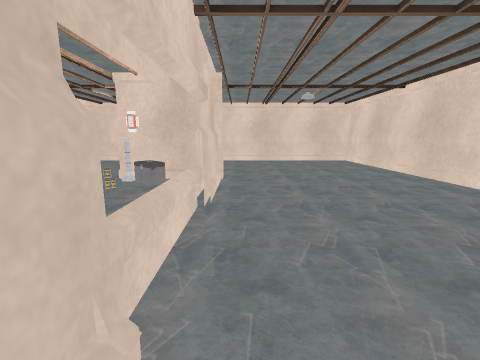
[1] (above)

16 first-person views from a walk through a 3-D level made in the Unity game engine. The camera is 1.2 m above the floor, tilts 10° down and sees 90° across. The floor is counted in squares, 1 m on a side. Each view is taken from the middle of a square. On the plan, view 1 faces up. The plan holds only what a view shows up to about 12 squares ahead; the rest is blank. The place goes on beyond the plan. The player character is not drawn. Some animated figures are not drawn. Door leaves are left out, so doorways stand open. Some surface patterns are stand-ins.

[2]
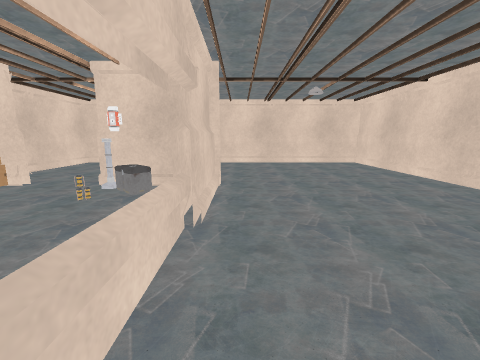

[3]
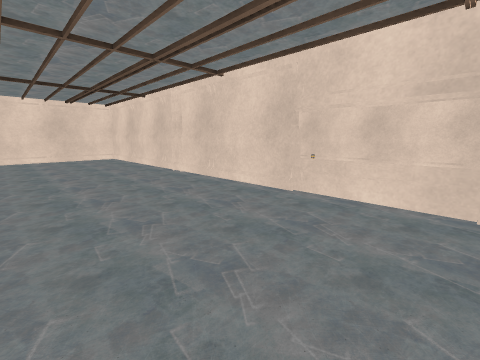

[4]
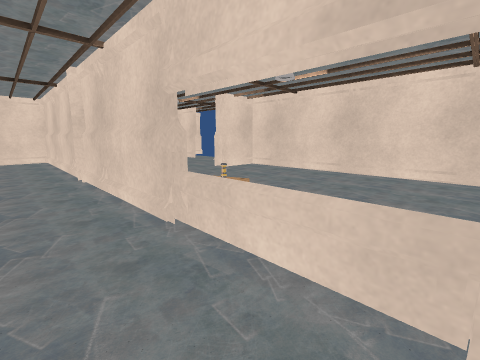

[5]
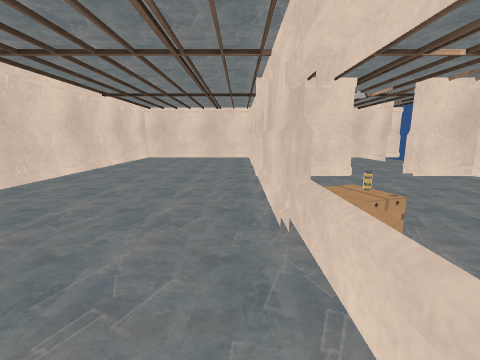

[6]
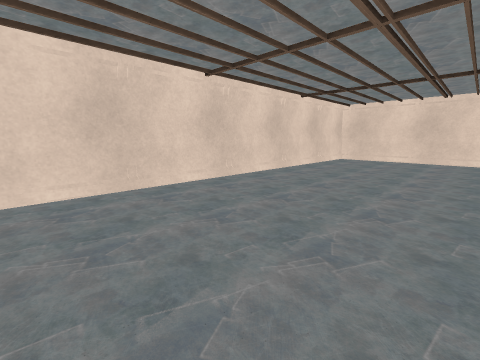

[7]
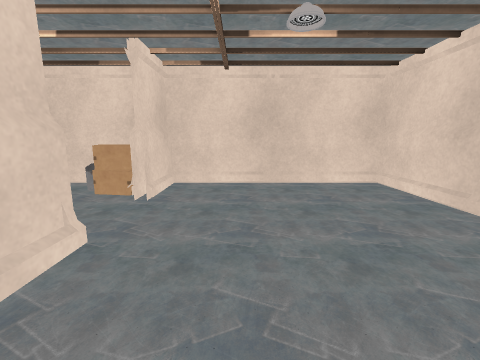

[8]
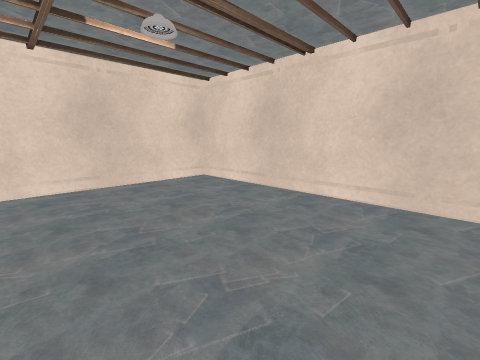

[9]
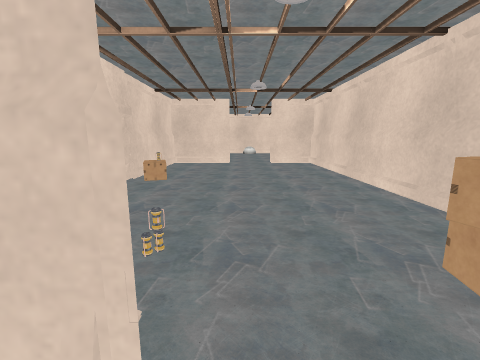

[10]
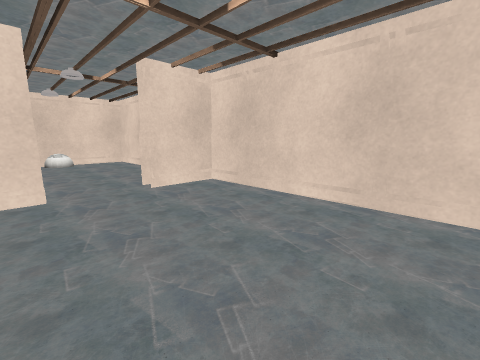

[11]
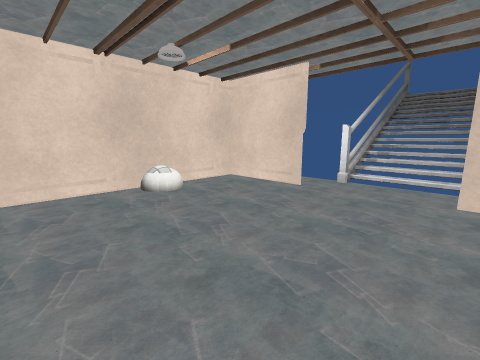

[12]
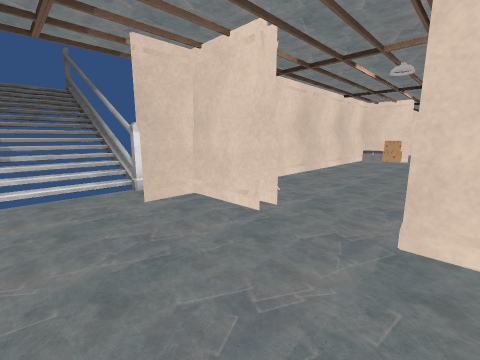

[13]
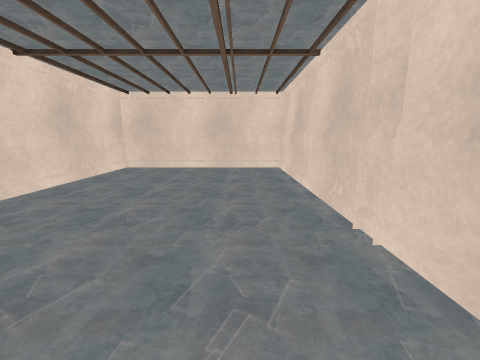

[14]
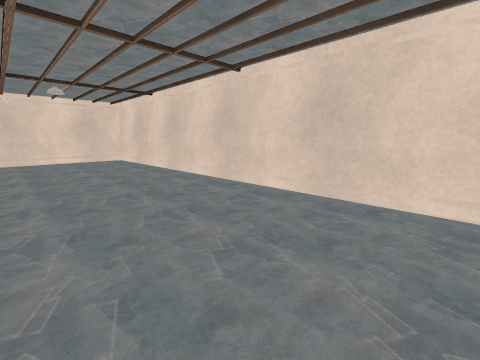

[15]
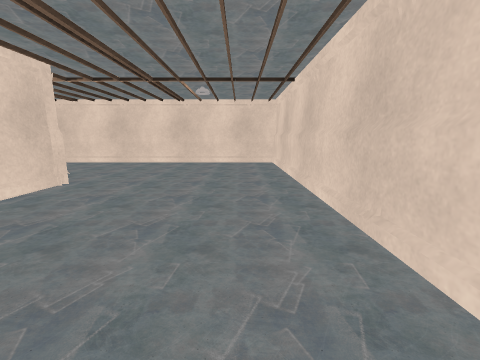

[16]
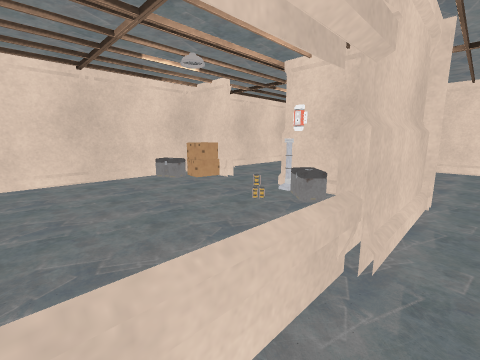

### Floor plan
Ten units are one square. View 1 is at (0, 0); x grows to the right and y downward. Boxes are objects, and circles mark ways between rooms. Rooms are numbered by the first view taken in them; rooms with no view inside come last. Other rooms are left out.
<svg viewBox="-130 -132 191 246">
<path fill="none" stroke="#000" d="M-9 -11 -9 1M-9 -57 -9 -40M-6 -71 -6 109M-75 -72 -64 -72M-9 108 56 108 56 -127 -74 -127 -74 -75M-6 -5 -6 -11M-64 -70 -75 -70M-36 35 -5 35M-74 -75 -74 53M-60 40 -55 40M-76 35 -55 35M-12 -70 -25 -70M-9 36 -9 -15M-74 81 -74 108 -9 108M-54 40 -75 40M-54 35 -60 35M-29 40 -35 40M-87 49 -100 47M-87 48 -103 49M-87 47 -94 50M-94 74 -88 76M-95 47 -101 50M-103 48 -114 49M-105 48 -125 48M-110 73 -88 76M-122 49 -122 75M-106 65 -106 75M-110 49 -110 62M-114 49 -114 75M-118 49 -118 75"/>
<rect x="-75" y="-65" width="20" height="10" fill="#bbb"><title>chest</title></rect>
<rect x="-65" y="-75" width="10" height="10" fill="#bbb"><title>other object</title></rect>
<rect x="-35" y="-75" width="10" height="10" fill="#bbb"><title>other object</title></rect>
<rect x="-25" y="-65" width="10" height="10" fill="#bbb"><title>chest</title></rect>
<circle cx="-45" cy="-70" r="3" fill="#2a7"/>
<circle cx="-45" cy="40" r="3" fill="#2a7"/>
<text x="10" y="-30">1</text>
<text x="-50" y="-20">2</text>
<text x="-50" y="70">3</text>
</svg>
Room 1 opens to room 2. Room 2 opens to room 3.

Where each view was taken, in squares from view 1:
view 1: 0 up, 0 right, facing up
view 2: 1 up, 0 right, facing up
view 3: 4 up, 4 right, facing down-left
view 4: 4 up, 1 right, facing down-left
view 5: 4 up, 0 right, facing down
view 6: 3 up, 0 right, facing down-right
view 7: 9 up, 1 left, facing left
view 8: 8 up, 1 left, facing up-left
view 9: 8 up, 4 left, facing down
view 10: 2 up, 3 left, facing down-left
view 11: 5 down, 2 left, facing down-left
view 12: 7 down, 3 left, facing up-left
view 13: 1 down, 1 right, facing down
view 14: 1 down, 1 right, facing up-right
view 15: 1 up, 4 right, facing up
view 16: 2 up, 0 right, facing up-left
